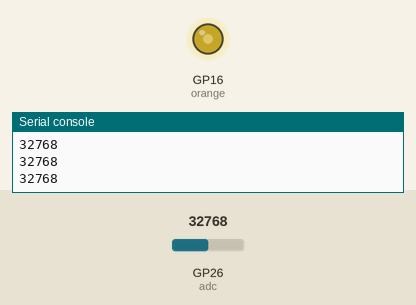
This program was run on a simulated Raspberry Pi Pico running MicroPython. Shown: output pins drawn as LEDs (lit = HIGH), the last lines printed to the serial console. The test bench sets the inputs (shaded band); at power-on: GP26 (adc) = 32768 (analog values on the 0–65535 scale).

Above: at 1.2 s.
1.3 s: GP26 (adc) set to 45874
At 2.2 s:
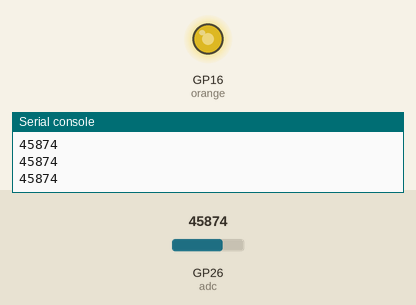
2.8 s: GP26 (adc) set to 57670
At 3.6 s:
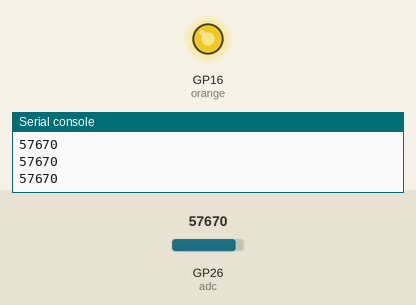
4.3 s: GP26 (adc) set to 7864
At 5.0 s:
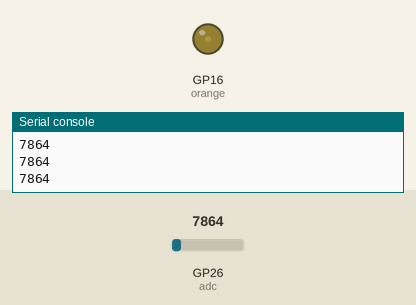
5.8 s: GP26 (adc) set to 0
At 6.4 s:
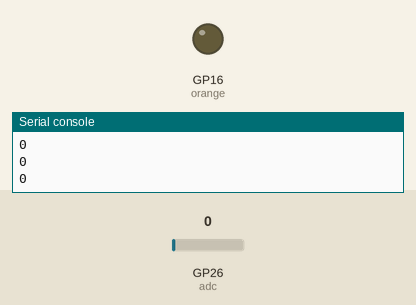
Timing chart, 0 to 8.3 s (numbered marks = the images above; inputs shaded):
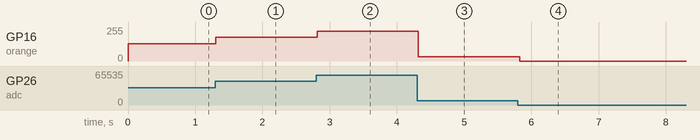

The program:

potWithPWMLED.py
```python
import time
from machine import PWM, Pin

# Creates Analog->Digital object and defines pin (pin_num)
adc = machine.ADC(26)
# Sets PWM up on PIN
orange = PWM(Pin(16))
orange.freq(1000)


voltageCalc = 3.3/65535

while True:
    # Reads data  from ADC u16 format
    val = adc.read_u16()
    print (val)

    # Not needed, unless pot won't return 0 as a value
    if val < 200:
        val = 0
    else:
        val = val

    # Sets PWM duty to the reading of the pot
    orange.duty_u16(val)

    # Turns ADC input into voltage reading from 0 -> 3.3 (depends on noise)
    newVal = adc.read_u16()*voltageCalc
    time.sleep(0.05)
```

Measured:
- after the input at 1.3 s, GP16 (orange): 128/255 → 178/255 at once
- after the input at 2.8 s, GP16 (orange): 178/255 → 224/255 at once
- after the input at 4.3 s, GP16 (orange): 224/255 → 31/255 at once
- after the input at 5.8 s, GP16 (orange): 31/255 → 0/255 at once
